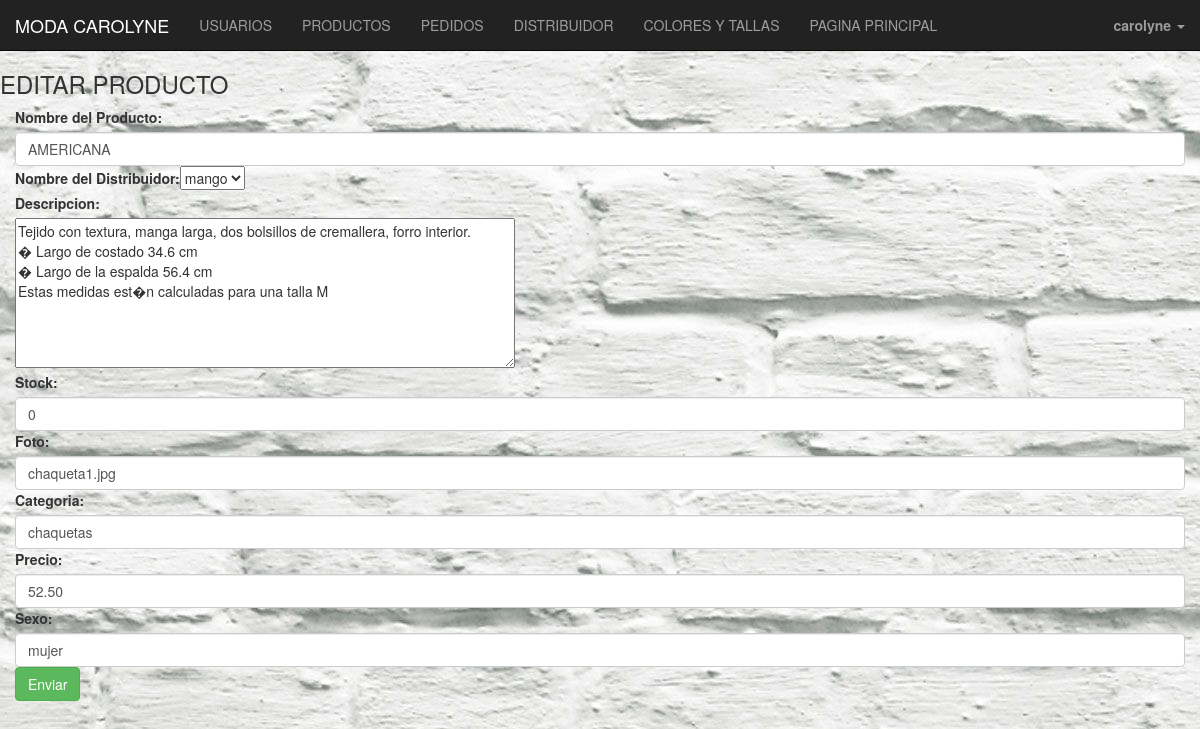
/administrador/editar-producto.php?id=100 (signed in), run on the app's committed database.
### tables this page shows
CREATE TABLE IF NOT EXISTS `producto` (
  `codproducto` int(6) NOT NULL AUTO_INCREMENT,
  `coddistribuidor` int(6) NOT NULL,
  `nombre` varchar(50) NOT NULL,
  `descripcion` varchar(3000) NOT NULL,
  `stock` int(6) NOT NULL,
  `foto` varchar(200) NOT NULL,
  `categoria` varchar(30) NOT NULL,
  `precio` double(4,2) NOT NULL,
  `sexo` varchar(10) NOT NULL,
  PRIMARY KEY (`codproducto`),
  KEY `fk_producto_1_idx` (`coddistribuidor`)
);

### administrador/editar-producto.php (the view, shortened to what this page needs)
<?php
  include_once("../plantilla/db_configuration.php");
?>
<!DOCTYPE html>
<html>
  <head>
      <link rel="stylesheet" href="http://maxcdn.bootstrapcdn.com/bootstrap/3.3.5/css/bootstrap.min.css">
      <link rel="stylesheet" href="../css/administrador.css">
</head>
  <body>
    <?php
        include "../plantilla/cabeceradmin.php"
    ?>
<body>
       <h3>EDITAR PRODUCTO</h3>
 <div id="center" class="container">
   <?php
   $connection = new mysqli($db_host, $db_user, $db_password, $db_name);
   if(!isset($_POST['envia'])){
   $id=$_GET['id'];
   $consulta=("SELECT * FROM producto where codproducto=$id");
    $result=$connection->query($consulta);
    $obj = $result->fetch_object();
    echo "<form method='post' action='#'>";
    echo " <label>Nombre del Producto:</label><br>";
    echo "<input type='text' name='nombre'  value='$obj->nombre' class='form-control'>";
  $consulta1="SELECT * FROM distribuidor";
       $result1=$connection->query($consulta1);
     echo " <label>Nombre del  Distribuidor:</label>";
   echo "<select  name='coddistribuidor'>";
 while( $obj1 = $result1->fetch_object()){
   echo "<option value='$obj1->coddistribuidor'>$obj1->nombre</option>";
 }
 echo "</select><br>";
    echo " <label>Descripcion:</label> <br>";
    echo "<textarea name='descripcion' style='width: 500px; height: 150px;' >$obj->descripcion</textarea> <br>";
    echo " <label>Stock:</label>";
    echo  "<input type='numer' name='stock'  value='$obj->stock' class='form-control'>";
    echo " <label>Foto:</label>";
    echo  "<input type='text' name='foto'  value='$obj->foto' class='form-control'>";
    echo " <label>Categoria:</label>";
    echo  "<input type='text' name='categoria'  value='$obj->categoria' class='form-control'>";
    echo " <label>Precio:</label>";
    echo  "<input type='text' name='precio'  value='$obj->precio' class='form-control'>";
    echo " <label>Sexo:</label>";
    echo  "<input type='text' name='sexo'  value='$obj->sexo' class='form-control'>";
    echo "<input type='submit' name='envia' class='btn btn-success' value='Enviar'>";
    echo "</form>";
}
?>
</div>
</body>
</html>

### css1/administrador.css (style rules this page uses)
body { background-image: url("../imagenes/fondo.jpg") }
#center { width: 100%; height: 90%; }

### data on the page
producto: nombre "AMERICANA", descripcion "Tejido con textura, manga larga, dos bolsillos de cremallera, forro interior. � Largo de costado 34.6 cm � Largo de la espalda 56.4 cm Estas medidas est�n calculadas para una talla M", stock "0", foto "chaqueta1.jpg", categoria "chaquetas", precio "52.50", sexo "mujer"

### other printed values
$_SESSION['nombre'] "carolyne"
form field coddistribuidor "mango"
